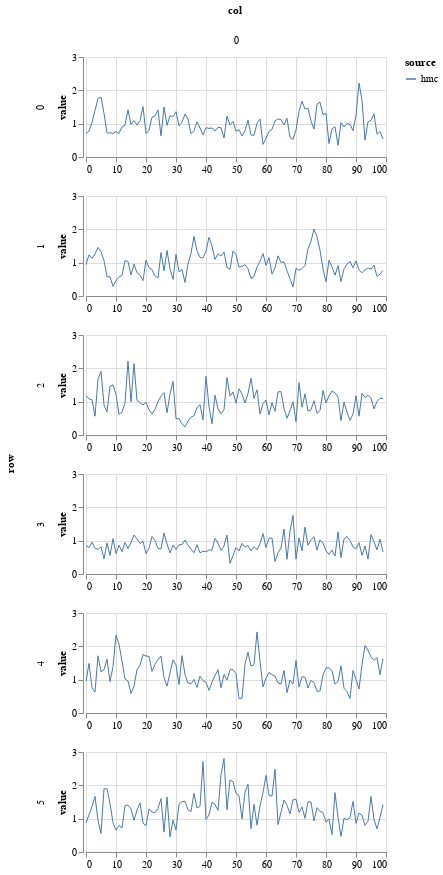

The code cell stored with this chart in its notebook:
### Markdown cell above
## Plot MCMC samples

### Code cell
param = 'beta'
df = get_post_df(ps[param]) 
df['source'] = 'hmc'
plot_line(df, height=100)

### Figure 1 — Vega-Lite specification as saved in the notebook (floating-point values rounded to 4 significant figures; data arrays with more than 128 entries replaced by an {"elided": "..."} marker saying what was removed)
{"config": {"view": {"continuousWidth": 400, "continuousHeight": 300}}, "data": {"name": "data-788f21ef2c3d85d9d608f00701149be0"}, "mark": {"type": "line", "strokeWidth": 1}, "encoding": {"color": {"type": "nominal", "field": "source"}, "column": {"type": "quantitative", "field": "col"}, "row": {"type": "quantitative", "field": "row"}, "x": {"type": "quantitative", "field": "idx", "title": null}, "y": {"type": "quantitative", "field": "value"}}, "height": 100, "resolve": {"scale": {"x": "independent"}}, "width": 300, "$schema": "https://vega.github.io/schema/vega-lite/v4.8.1.json", "datasets": {"data-788f21ef2c3d85d9d608f00701149be0": {"elided": "600 records"}}}
